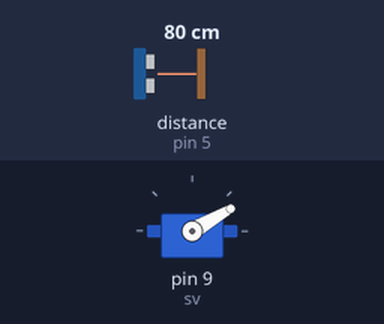
Recording of a sketch running on a simulated Arduino Uno, built with avr-gcc and run on an emulated ATmega328P. On the bench: servo. Wiring (inferred from the names in the program): ultrasonic range finder: trigger pin 3; echo pin 5. The inputs (shaded band) are chosen by the test bench; at power-on: distance to the obstacle (sensor on pin 5) 80 cm. The echo pulse lasts 58.3 µs per cm; what the sketch prints to the serial monitor is not drawn.

Above: at 0.91 s.
1.3 s: distance to the obstacle (sensor on pin 5) set to 12 cm
4.3 s: distance to the obstacle (sensor on pin 5) set to 9 cm
At 4.9 s:
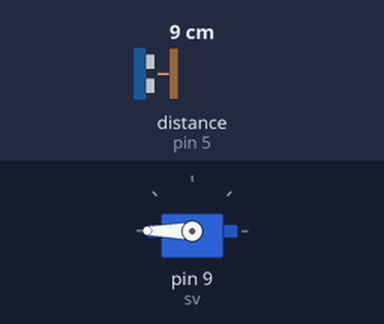
7.3 s: distance to the obstacle (sensor on pin 5) set to 18 cm
10.3 s: distance to the obstacle (sensor on pin 5) set to 2 cm
13.3 s: distance to the obstacle (sensor on pin 5) set to 120 cm
At 13.76 s:
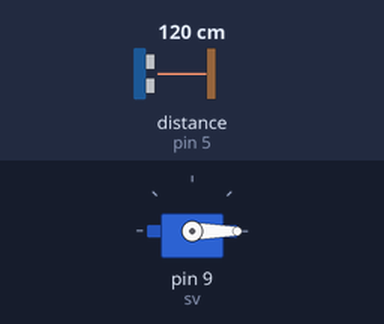
Timing chart, 0 to 17.3 s (numbered marks = the images above; inputs shaded):
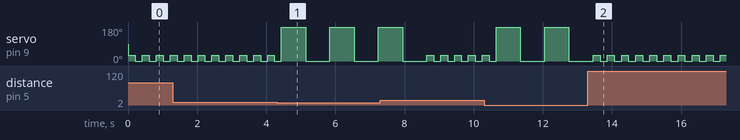

Measured:
- the behaviour switches between 11 and 10 cm on distance to the obstacle (sensor on pin 5) (found by bisection; images 0 and 1)
- after the input at 4.3 s, servo on pin 9 (sv): alternates 180° for 0.70 s and 0° for 0.70 s, starting after 0.14 s
- after the input at 13.3 s, servo on pin 9 (sv): alternates 30° for 0.20 s and 0° for 0.21 s, starting after 0.16 s
- by itself, servo on pin 9 (sv): alternates 30° for 0.20 s and 0° for 0.20 s

The sketch:

servo-sieu-am.ino
```cpp
#include <Servo.h>

int trig = 3;
int echo = 5;
long duration;
long distance;
Servo sv;

void setup() {
  sv.attach(9);
  pinMode(trig, OUTPUT);
  pinMode(echo, INPUT);
  Serial.begin(9600);
}

void loop() {
  digitalWrite(trig, LOW);
  delayMicroseconds(2);
  digitalWrite(trig, HIGH);
  delayMicroseconds(10);
  digitalWrite(trig, LOW);

  duration = pulseIn(echo, HIGH);
  distance = duration * 0.034 / 2;

  Serial.print("Khoảng cách: ");
  Serial.print(distance);
  Serial.println(" cm");

  if (distance < 10) {
    Serial.println("Vật cản gần → Servo quay 180°");
    sv.write(180);
    delay(700);
    sv.write(0);
    delay(700);
  } else {
    Serial.println("Vật cản xa → Servo quay 30°");
    sv.write(30);
    delay(200);
    sv.write(0);
    delay(200);
  }
}

/*
Cách lắp:
- Servo:
  + Tín hiệu -> D9
  + VCC -> 5V
  + GND -> GND
- Cảm biến siêu âm HC-SR04:
  + Trig -> D3
  + Echo -> D5
  + VCC -> 5V
  + GND -> GND
*/
```
